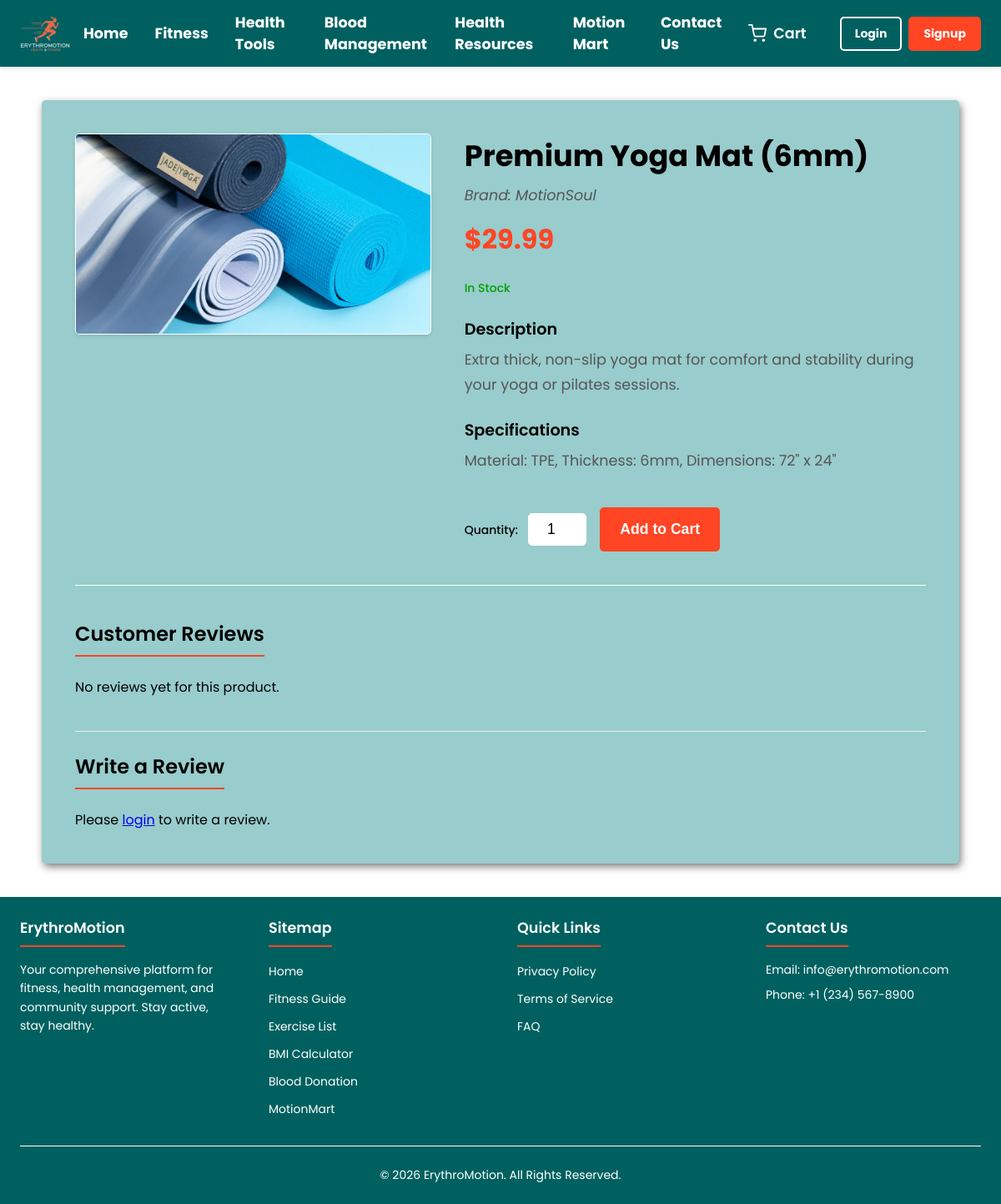
The page /equipment_details.php?id=2 on the database its author committed.
### tables this page shows
CREATE TABLE IF NOT EXISTS equipments (
    equipment_id INT AUTO_INCREMENT PRIMARY KEY,
    name VARCHAR(255) NOT NULL,
    description TEXT NULL,
    category VARCHAR(100) NULL,
    price DECIMAL(10, 2) NOT NULL,
    stock_quantity INT NOT NULL DEFAULT 0,
    image_url VARCHAR(255) NULL,
    brand VARCHAR(100) NULL,
    sku VARCHAR(100) NULL,
    specifications TEXT NULL,
    is_featured BOOLEAN NOT NULL DEFAULT 0,
    created_at TIMESTAMP DEFAULT CURRENT_TIMESTAMP,
    updated_at TIMESTAMP DEFAULT CURRENT_TIMESTAMP ON UPDATE CURRENT_TIMESTAMP
);

### equipment_details.php (the view, shortened to what this page needs)
<?php
$root_path_prefix = "";
include __DIR__ . '/includes/db_connect.php';
$current_user_id = $_SESSION['user_id'] ?? null;
$equipment = null;
$reviews = [];
$page_errors = [];
$has_purchased_item = false;
$equipment_id = isset($_GET['id']) ? (int)$_GET['id'] : 0;
try {
    $pdo = new PDO("mysql:host=$db_host;dbname=$db_name;charset=utf8mb4", $db_user, $db_pass);
    $pdo->setAttribute(PDO::ATTR_ERRMODE, PDO::ERRMODE_EXCEPTION);
    $pdo->setAttribute(PDO::ATTR_DEFAULT_FETCH_MODE, PDO::FETCH_ASSOC);
    $stmt = $pdo->prepare("SELECT * FROM equipments WHERE equipment_id = :equipment_id");
    $stmt->bindParam(':equipment_id', $equipment_id, PDO::PARAM_INT);
    $stmt->execute();
    $equipment = $stmt->fetch();
    if (!$equipment) {
        $page_errors[] = "Equipment not found.";
        $page_title = "Error - ErythroMotion";
    } else {
        $stmt_reviews = $pdo->prepare("
            SELECT er.*, u.username
            FROM equipment_reviews er
            JOIN users u ON er.user_id = u.user_id
            WHERE er.equipment_id = :equipment_id AND er.is_approved = 1
            ORDER BY er.review_date DESC
        ");
        $stmt_reviews->bindParam(':equipment_id', $equipment_id, PDO::PARAM_INT);
        $stmt_reviews->execute();
        $reviews = $stmt_reviews->fetchAll();
    }
} catch (PDOException $e) {
    $page_errors[] = "Database error: " . $e->getMessage();
    $page_title = "Error - ErythroMotion";
}
?>
<!DOCTYPE html>
<html lang="en">
<head>
    <link rel="stylesheet" href="<?php echo $root_path_prefix; ?>css/variables.css">
    <link rel="stylesheet" href="<?php echo $root_path_prefix; ?>css/navbar.css">
    <link rel="stylesheet" href="<?php echo $root_path_prefix; ?>css/footer.css">
    <link rel="stylesheet" href="<?php echo $root_path_prefix; ?>css/equipment_details.css">
</head>
<body>
    <?php include __DIR__ . '/includes/navbar.php';
    ?>
    <main class="equipment-details-main">
        <div class="equipment-details-container">
            <?php if (!empty($page_errors)): ?>
                <div class="message error-message global-message">
                    <?php foreach ($page_errors as $error): ?>
                        <p><?php echo htmlspecialchars($error); ?></p>
                    <?php endforeach; ?>
                    <p><a href="<?php echo $root_path_prefix; ?>motionmart.php">Back to MotionMart</a></p>
                </div>
            <?php elseif ($equipment): ?>
                <div class="product-layout">
                    <div class="product-image-column">
                        <img src="<?php echo $root_path_prefix; ?><?php echo !empty($equipment['image_url']) ? htmlspecialchars($equipment['image_url']) : 'images/equipments/placeholder_large.jpg'; ?>" alt="<?php echo htmlspecialchars($equipment['name']); ?>" class="product-main-image">
                    </div>
                    <div class="product-info-column">
                        <h1 class="product-name"><?php echo htmlspecialchars($equipment['name']); ?></h1>
                        <?php if (!empty($equipment['brand'])): ?>
                            <p class="product-brand">Brand: <?php echo htmlspecialchars($equipment['brand']); ?></p>
                        <?php endif; ?>
                        <p class="product-price">$<?php echo htmlspecialchars(number_format($equipment['price'], 2)); ?></p>
                        <div class="product-stock">
                            <?php if ($equipment['stock_quantity'] > 0 && $equipment['stock_quantity'] <= 10): ?>
                                <p class="stock-low">Only <?php echo $equipment['stock_quantity']; ?> left in stock!</p>
                            <?php elseif ($equipment['stock_quantity'] > 10): ?>
                                <p class="stock-available">In Stock</p>
                            <?php else: ?> <p class="stock-out">Out of Stock</p> <?php endif; ?>
                        </div>
                        <div class="product-description-full">
                            <h3>Description</h3>
                            <p><?php echo nl2br(htmlspecialchars($equipment['description'] ?? 'No description available.')); ?></p>
                        </div>
                        <?php if (!empty($equipment['specifications'])): ?>
                            <div class="product-specifications">
                                <h3>Specifications</h3>
                                <p><?php echo nl2br(htmlspecialchars($equipment['specifications'])); ?></p>
                            </div>
                        <?php endif; ?>
                        <div class="product-actions-group">
                            <?php if ($equipment['stock_quantity'] > 0): ?>
                                <form action="<?php echo $root_path_prefix; ?>equipment_details.php?id=<?php echo $equipment_id; ?>" method="POST" class="add-to-cart-detailed-form">
                                    <div class="form-group quantity-selector">
                                        <label for="quantity">Quantity:</label>
                                        <input type="number" id="quantity" name="quantity" value="1" min="1" max="<?php echo htmlspecialchars($equipment['stock_quantity']); ?>" required>
                                    </div>
                                    <button type="submit" class="button-primary add-to-cart-button-detail">Add to Cart</button>
                                </form>
                            <?php else: ?>
                                <div class="add-to-cart-detailed-form"> <button type="button" class="button-primary add-to-cart-button-detail" disabled>Out of Stock</button> </div>
                            <?php endif; ?>
                        </div>
                    </div>
                </div>
                <div class="reviews-section" id="reviews-section">
                    <h2 class="section-title">Customer Reviews</h2>
                    <?php if (empty($reviews)): ?>
                        <p>No reviews yet for this product.</p>
                    <?php endif; ?>
                </div>
                <div class="review-form-section" id="review-form-section">
                    <h2 class="section-title">Write a Review</h2>
                    <?php if ($current_user_id): ?>
                        <?php if ($has_purchased_item): ?>
                            <?php
                            $has_reviewed = false;
                            if (isset($pdo)) {
                                $stmt_already_reviewed = $pdo->prepare("SELECT review_id FROM equipment_reviews WHERE equipment_id = :equipment_id AND user_id = :user_id");
                                $stmt_already_reviewed->execute([':equipment_id' => $equipment_id, ':user_id' => $current_user_id]);
                                if ($stmt_already_reviewed->fetch()) {
                                    $has_reviewed = true;
                                }
                            }
                            ?>
                            <?php if ($has_reviewed): ?>
                                <p>You have already submitted a review for this product. Thank you for your feedback!</p>
                            <?php else: ?>
                                <form action="equipment_details.php?id=<?php echo $equipment_id; ?>#review-form-section" method="POST" class="review-form">
                                    <div class="form-group rating-group">
                                        <label for="rating">Your Rating:</label>
                                        <div class="star-rating">
                                            <?php for ($i = 5; $i >= 1; $i--): ?>
                                                <input type="radio" id="star<?php echo $i; ?>" name="rating" value="<?php echo $i; ?>" <?php echo (isset($_POST['rating']) && $_POST['rating'] == $i) ? 'checked' : ''; ?> required>
                                                <label for="star<?php echo $i; ?>" title="<?php echo $i; ?> stars">★</label>
                                            <?php endfor; ?>
                                        </div>
                                    </div>
                                    <div class="form-group">
                                        <label for="review_title">Review Title (Optional):</label>
                                        <input type="text" id="review_title" name="review_title" value="<?php echo htmlspecialchars($_POST['review_title'] ?? ''); ?>" maxlength="255">
                                    </div>
                                    <div class="form-group">
                                        <label for="review_text">Your Review:</label>
                                        <textarea id="review_text" name="review_text" rows="5" required><?php echo htmlspecialchars($_POST['review_text'] ?? ''); ?></textarea>
                                    </div>
                                    <button type="submit" name="submit_review" class="button-primary submit-review-button">Submit Review</button>
                                </form>
                            <?php endif; ?>
                        <?php else: ?>
                            <p>You must purchase this item to write a review.</p>
                        <?php endif; ?>
                    <?php else: ?>
                        <p>Please <a href="<?php echo $root_path_prefix; ?>login.php?redirect=<?php echo urlencode($root_path_prefix . 'equipment_details.php?id=' . $equipment_id . '#review-form-section'); ?>">login</a> to write a review.</p>
                    <?php endif; ?>
                </div>
            <?php else: ?>
                <p>The equipment you are looking for could not be found.</p>
                <p><a href="<?php echo $root_path_prefix; ?>motionmart.php">Back to MotionMart</a></p>
            <?php endif; ?>
        </div>
    </main>
    <?php include __DIR__ . '/includes/footer.php';
    ?>
</body>
</html>

### css/variables.css (style rules this page uses)
:root { --primary-color: #ff4524; --primary-color-darker: #c9361c; --secondary-color: #80ccff; --success-color: #00a000; --error-color: red; --text-color-primary: #000000; --white-text-color: white; --text-color-secondary: #555555; --white: white; --black: black; --background-color: #006060; --background-color-light: #99cccc; --border-color: #ffffff; --font-family-primary: 'Poppins', 'Roboto', 'Segoe UI', Arial, sans-serif; --font-size-base: 16px; --font-size-small: 0.875rem; --font-size-medium: 1.1rem; --font-size-large: 1.7rem; --spacing-unit: 0.5rem; --spacing-xs: var(--spacing-unit); --spacing-sm: calc(var(--spacing-unit) * 2); --spacing-md: calc(var(--spacing-unit) * 3); --spacing-lg: calc(var(--spacing-unit) * 5); --navbar-height: 5rem; --border-radius: 5px; --transition-speed: 0.3s; --box-shadow: 2px 4px 10px rgba(0, 0, 0, 0.5); }

### css/navbar.css (style rules this page uses)
*, *::before, *::after { box-sizing: border-box; margin: 0; padding: 0; }
body { padding-top: var(--navbar-height); font-family: var(--font-family-primary); background-color: var(--white); }

### css/equipment_details.css (style rules this page uses)
.equipment-details-main { padding: var(--spacing-lg) var(--spacing-md); background-color: var(--white); }
.equipment-details-container { max-width: 1100px; margin: 0 auto; background-color: var(--background-color-light); padding: var(--spacing-lg); border-radius: var(--border-radius); box-shadow: var(--box-shadow); }
.product-layout { display: flex; flex-wrap: wrap; gap: var(--spacing-lg); margin-bottom: var(--spacing-lg); }
.product-image-column { flex: 1 1 400px; min-width: 300px; }
.product-main-image { width: 100%; max-width: 500px; height: auto; border-radius: var(--border-radius); border: 1px solid var(--border-color); box-shadow: 0 2px 4px rgba(0, 0, 0, 0.1); display: block; margin: 0 auto; }
.product-info-column { flex: 2 1 500px; color: var(--text-color-primary); }
.product-name { font-size: 2.2rem; font-weight: 700; color: var(--text-color-primary); margin-bottom: var(--spacing-xs); }
.product-brand { font-size: var(--font-size-medium); color: var(--text-color-secondary); margin-bottom: var(--spacing-sm); font-style: italic; }
.product-price { font-size: 2rem; font-weight: 700; color: var(--primary-color); margin-bottom: var(--spacing-md); }
.product-stock p { font-size: var(--font-size-small); font-weight: 500; margin-bottom: var(--spacing-md); }
.stock-available { color: var(--success-color); }
.product-description-full h3, .product-specifications h3 { font-size: 1.2rem; font-weight: 600; margin-top: var(--spacing-md); margin-bottom: var(--spacing-xs); color: var(--text-color-primary); }
.product-description-full p, .product-specifications p { font-size: var(--font-size-medium); line-height: 1.7; color: var(--text-color-secondary); margin-bottom: var(--spacing-sm); }
.product-actions-group { display: flex; align-items: center; gap: var(--spacing-md); margin-top: var(--spacing-lg); flex-wrap: wrap; }
.add-to-cart-detailed-form { display: flex; align-items: center; gap: var(--spacing-sm); flex-wrap: nowrap; flex-grow: 1; margin-top: 0; }
.add-to-cart-detailed-form .form-group { margin-bottom: 0; }
.quantity-selector label { margin-right: var(--spacing-xs); font-weight: 500; font-size: var(--font-size-small); white-space: nowrap; }
.quantity-selector input[type="number"] { width: 70px; padding: var(--spacing-xs); text-align: center; border: 1px solid var(--border-color); border-radius: var(--border-radius); font-size: var(--font-size-medium); }
.add-to-cart-button-detail { padding: var(--spacing-sm) var(--spacing-md); background-color: var(--primary-color); color: var(--white-text-color); border: none; border-radius: var(--border-radius); font-size: var(--font-size-medium); font-weight: 700; cursor: pointer; transition: background-color var(--transition-speed); white-space: nowrap; }
.reviews-section { margin-top: var(--spacing-xl); padding-top: var(--spacing-lg); border-top: 1px solid var(--border-color); }
.reviews-section .section-title, .review-form-section .section-title { font-size: 1.5rem; color: var(--text-color-primary); margin-bottom: var(--spacing-md); font-weight: 600; padding-bottom: var(--spacing-xs); border-bottom: 2px solid var(--primary-color); display: inline-block; }
.review-form-section { margin-top: var(--spacing-lg); padding-top: var(--spacing-md); border-top: 1px solid #eee; }

### equipment_details.php (style rules this page uses)
body { display: flex; flex-direction: column; min-height: 100vh; }
main { flex-grow: 1; }

### rows shown on the page
equipments: image_url (picture), name "Premium Yoga Mat (6mm)", brand "MotionSoul", price "29.99", description "Extra thick, non-slip yoga mat for comfort and stability during your yoga or pilates sessions.", specifications "Material: TPE, Thickness: 6mm, Dimensions: 72\" x 24\""
